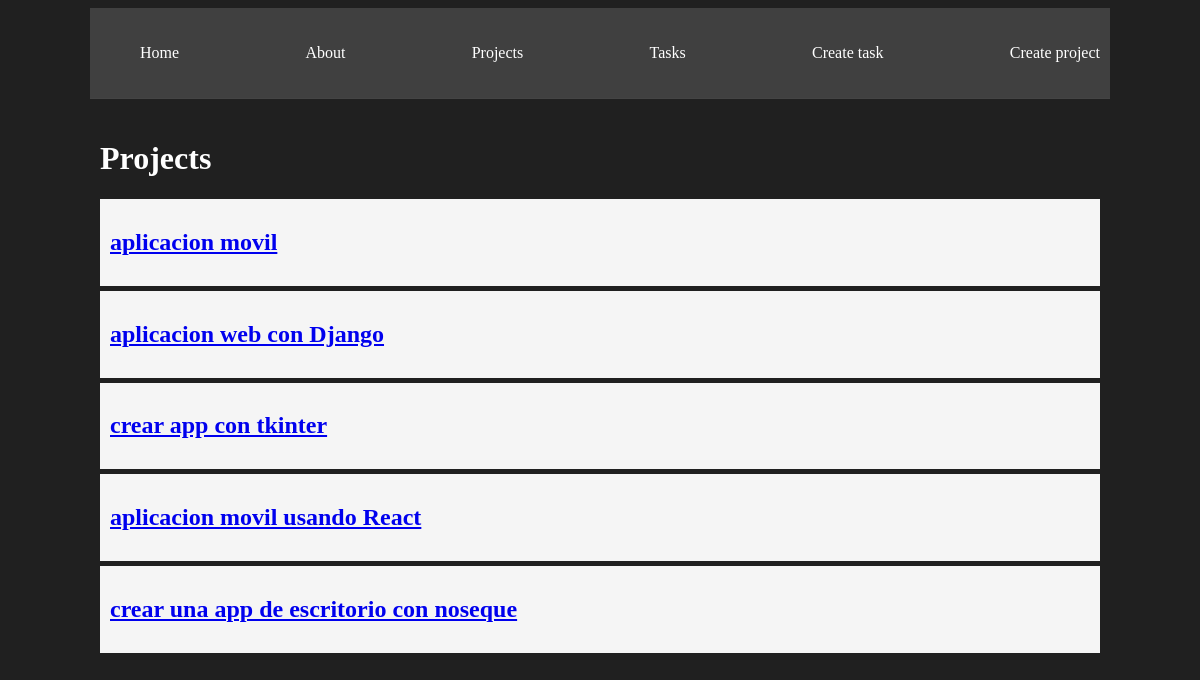
The page /projects/ on the database as committed earlier.
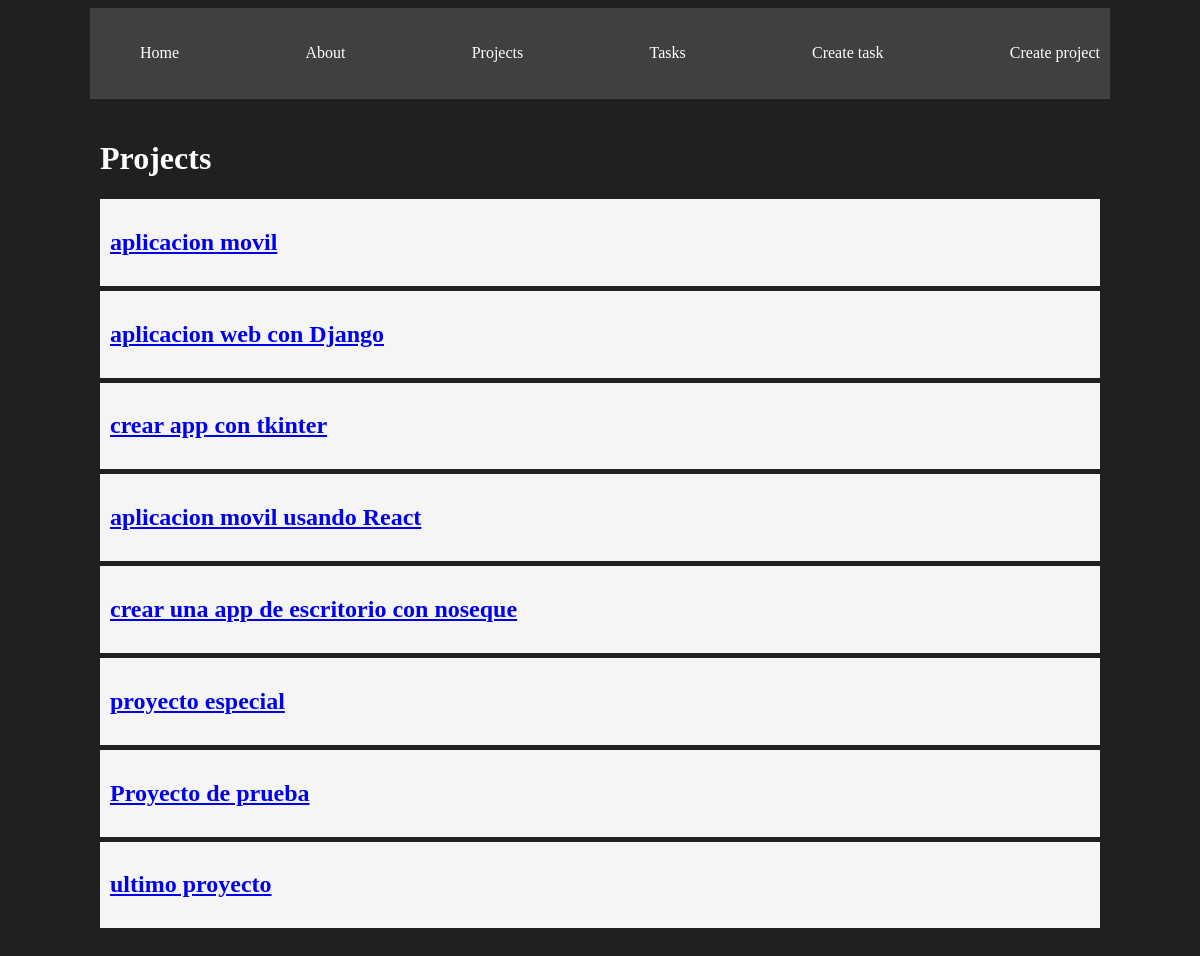
The same page on the database as committed later.
### miapp/models.py (models this page shows, shortened)
class Project(models.Model):    # equivale a tabla
    name = models.CharField(max_length=200)

### miapp/views.py (the view)
# urls.py: path('projects/', views.projects, name='projects'),
def projects(request):
    projects = Project.objects.all()    # devuelve todos los objetos de la tabla Project
    return render(request, 'projects/projects.html', {'projects': projects})    # renderiza el template projects.html y le pasa la variable projects

### miapp/templates/projects/projects.html
{%extends "layouts/base.html" %}
{% block content %}
<h1>Projects</h1>
{% for project in projects %}
    <article class="card">
        <a href="{% url 'project_detail' project.id %}">
            <h2>{{ project.name }}</h2>
        </a>
    </article>
{% endfor %}
{% endblock %}

### miapp/templates/layouts/base.html (shortened to what this page needs)
{% load static %}
<!DOCTYPE html>
<html lang="en">
<head>
    <link rel="stylesheet" href="{% static 'styles/main.css' %}">
</head>
<body>
    <nav class="navbar container">
        <ul>
            <li><a href="{% url 'index' %}">Home</a></li>
            <li><a href="{% url 'about' %}">About</a></li>
            <li><a href="{% url 'projects' %}">Projects</a></li>
            <li><a href="{% url 'tasks' %}">Tasks</a></li>
            <li><a href="{% url 'create_task' %}">Create task</a></li>
            <li><a href="{% url 'create_project' %}">Create project</a></li>
        </ul>
    </nav>
    <main class="container">
        {% block content %}
        {% endblock %}
    </main>
</body>
</html>

### miapp/static/styles/main.css (style rules this page uses)
body { background: #202020; color: #ffffff; }
.navbar { background: #404040; border-bottom: 1px solid #444444; padding: 15px 0px; }
.navbar ul { display : flex; justify-content: space-between; }
.navbar ul li { list-style: none; }
.navbar ul li a { color: #ffffff; text-decoration: none; }
.container { padding: 20px 10px; max-width: 1000px; margin: auto; }
.card { background-color: whitesmoke; color:black; padding: 10px; margin-bottom: 5px }

Rows that differ between the two databases and show on the page:
added Project: name "proyecto especial"
added Project: name "Proyecto de prueba"
added Project: name "ultimo proyecto"
